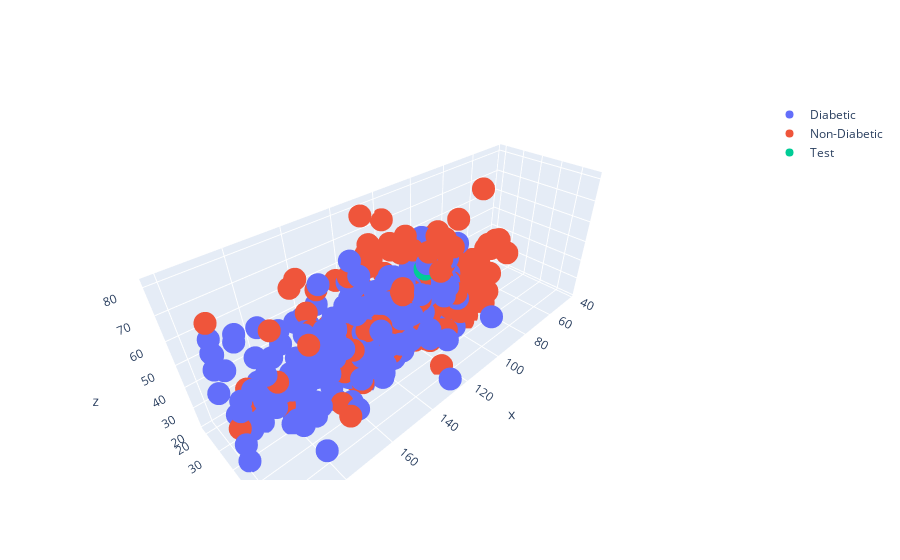

Source (notebook cell):
### Markdown cell above
### Plot the data in 3D and Add a Test Piont

### Code cell
# our test point , this could be our patient who just come
test_point = [110,35,52]

## Here we are adding our test point into 3d plot
fig = go.Figure()
fig.add_trace(go.Scatter3d(x=df_y['Glucose'],y=df_y['BMI'],z=df_y['Age'],mode='markers',name='Diabetic'))
fig.add_trace(go.Scatter3d(x=df_n['Glucose'],y=df_n['BMI'],z=df_n["Age"],mode='markers',name='Non-Diabetic'))
fig.add_trace(go.Scatter3d(x=[test_point[0]],y=[test_point[1]],z=[test_point[2]],mode='markers',name='Test'))
fig.show()

### Figure 1 — Plotly figure (JSON) as saved in the notebook; plotly's stock layout.template omitted (floating-point values rounded to 4 significant figures; data arrays with more than 128 entries replaced by an {"elided": "..."} marker saying what was removed)
{"data": [{"mode": "markers", "name": "Diabetic", "type": "scatter3d", "x": {"elided": "268 int values"}, "y": {"elided": "268 float values"}, "z": {"elided": "268 int values"}}, {"mode": "markers", "name": "Non-Diabetic", "type": "scatter3d", "x": {"elided": "500 int values"}, "y": {"elided": "500 float values"}, "z": {"elided": "500 int values"}}, {"mode": "markers", "name": "Test", "type": "scatter3d", "x": [110], "y": [35], "z": [52]}], "layout": {}}
